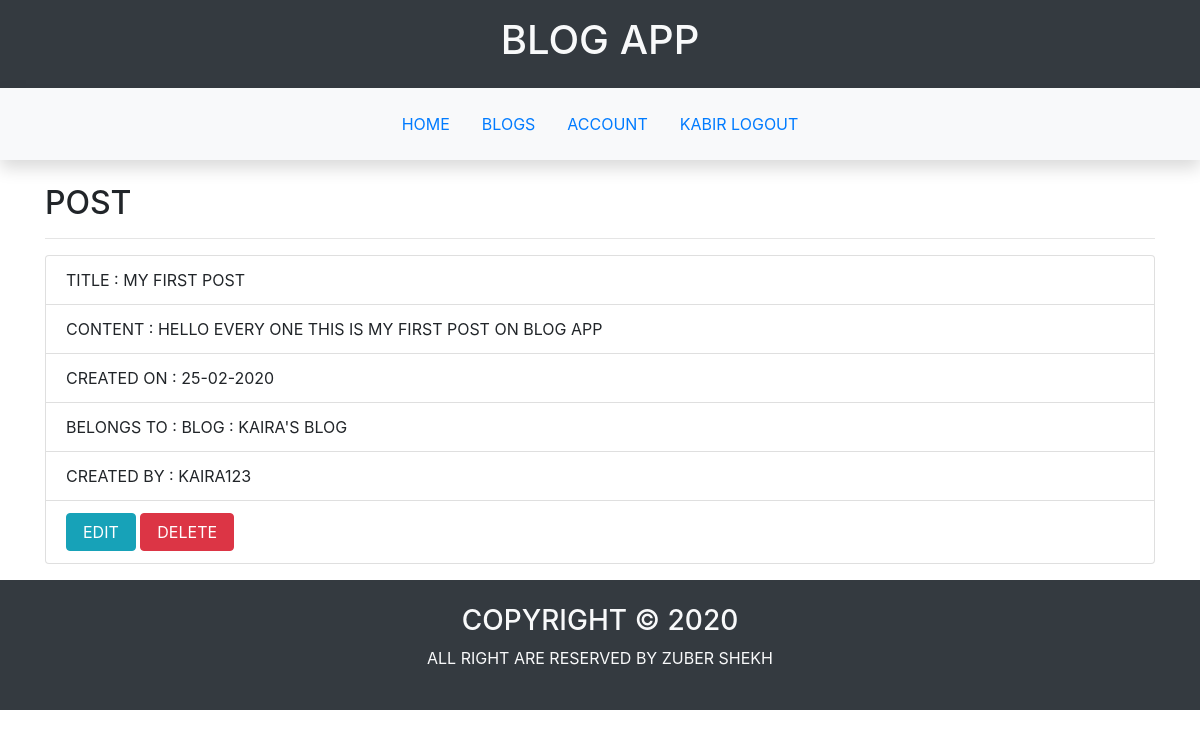
Screenshot of /post/9 (signed in) with the database file from the repository.
### blogapp/user/models.py (models this page shows, shortened)
class UserModel(db.Model,UserMixin):
    __tablename__='user'
    id=db.Column(db.Integer,primary_key=True)
    username=db.Column(db.String(20),unique=True,nullable=False)
    email=db.Column(db.String(20),unique=True,nullable=False)
    password=db.Column(db.String(256),nullable=False)
    first_name=db.Column(db.String(20),nullable=False)
    last_name=db.Column(db.String(20),nullable=False)
    dob=db.Column(db.DateTime,nullable=False)
    gender=db.Column(db.String,nullable=False)
    mobile_no=db.Column(db.String(10),unique=True,nullable=False)
    profile_pic=db.Column(db.String,default='default_profile.jpg')
    blogs=db.relationship('BlogModel',backref='creator',lazy=True)

### blogapp/post/models.py (models this page shows, shortened)
class PostModel(db.Model):
    __tablename__='post'
    id=db.Column(db.Integer,primary_key=True)
    title=db.Column(db.String(50),nullable=False)
    content=db.Column(db.Text,nullable=False)
    created_on=db.Column(db.DateTime,default=datetime.now)
    blog_id=db.Column(db.Integer,db.ForeignKey('blog.id'))

### blogapp/blog/models.py (models this page shows)
class BlogModel(db.Model):
    __tablename__='blog'
    id=db.Column(db.Integer,primary_key=True)
    name=db.Column(db.String(30),unique=True,nullable=False)
    creator_id=db.Column(db.Integer,db.ForeignKey('user.id'))
    date_of_creation=db.Column(db.DateTime,default=datetime.now)
    is_active=db.Column(db.Boolean,default=False)
    posts=db.relationship('PostModel',backref='blog',lazy=True)
    def __repr__(self):
        return f"Blog : {self.name}"

### blogapp/post/views.py (the view)
@post.route('/<int:id>')
@login_required
def view_post(id):
    post=PostModel.query.get_or_404(id)
    return render_template('post/post.html',post=post)

### blogapp/user/models.py (called while the page is built)
@login_manager.user_loader
def load_user(id):
    return UserModel.query.get(int(id))

### blogapp/templates/post/post.html (shortened to what this page needs)
{%extends 'main/base.html'%}
{%block main%}
<section class="container text-uppercase">
    <div class="row">
        <div class="col">
            <h2>post</h2>
            <hr>
            <ul class="list-group">
                <li class="list-group-item">title : {{post.title}}</li>
                <li class="list-group-item">content : {{post.content}}</li>
                <li class="list-group-item">created on : {{post.created_on.strftime('%d-%m-%Y')}}</li>
                <li class="list-group-item">belongs to : {{post.blog}}</li>
                <li class="list-group-item">created by : {{post.blog.creator.username}}</li>
                <li class="list-group-item">
                    <a class="btn btn-info px-3" href="{{url_for('post.update_post',id=post.id)}}">edit</a>
                    <a class="btn btn-danger px-3" href="{{url_for('post.delete_post',id=post.id)}}">delete</a>
                </li>
            </ul>
        </div>
    </div>
</section>
{%endblock%}

### blogapp/templates/main/base.html (shortened to what this page needs)
<!DOCTYPE html>
<html lang="en">
<head>
    <link rel="stylesheet" href="https://stackpath.bootstrapcdn.com/bootstrap/4.4.1/css/bootstrap.min.css">
</head>
<body>
    <header>
        <section class="container-fluid  text-center text-uppercase bg-dark text-light p-3">
            <h1>blog app</h1>
        </section>
    </header>
    <nav class="position-sticky mb-4 p-3 shadow fixed-top bg-light">
        <ul class="nav justify-content-center text-uppercase">
            <li class="nav-item"><a class="nav-link" href="{{url_for('main.index')}}">home</a></li>
            <li class="nav-item"><a class="nav-link" href="{{url_for('blog.blogs')}}">blogs</a></li>
            {%if current_user.is_authenticated %}
                <li class="nav-item"><a class="nav-link" href="{{url_for('user.home')}}">account</a></li>
                <li class="nav-item"><a class="nav-link" href="{{url_for('user.logout')}}">{{current_user.username}} logout</a></li>
            {%else%}
                <li class="nav-item"><a class="nav-link" href="{{url_for('user.signup')}}">signup</a></li>
                <li class="nav-item"><a class="nav-link" href="{{url_for('user.login')}}">login</a></li>
            {%endif%}
        </ul>
    </nav>
    <main>
        {%block main%}
        {%endblock%}
    </main>
    <footer class="mt-3">
        <section class="bg-dark text-center text-uppercase p-4 text-light">
            <h3>copyright &copy; 2020</h3>
            <p>all right are reserved by zuber shekh</p>
        </section>
    </footer>
</body>
</html>

### rows the page displays
UserModel: username "KABIR"
PostModel: title "MY FIRST POST", content "HELLO EVERY ONE THIS IS MY FIRST POST ON BLOG APP", created_on "25-02-2020"
BlogModel: blog "BLOG : KAIRA'S BLOG"
UserModel: blog.creator.username "KAIRA123"
